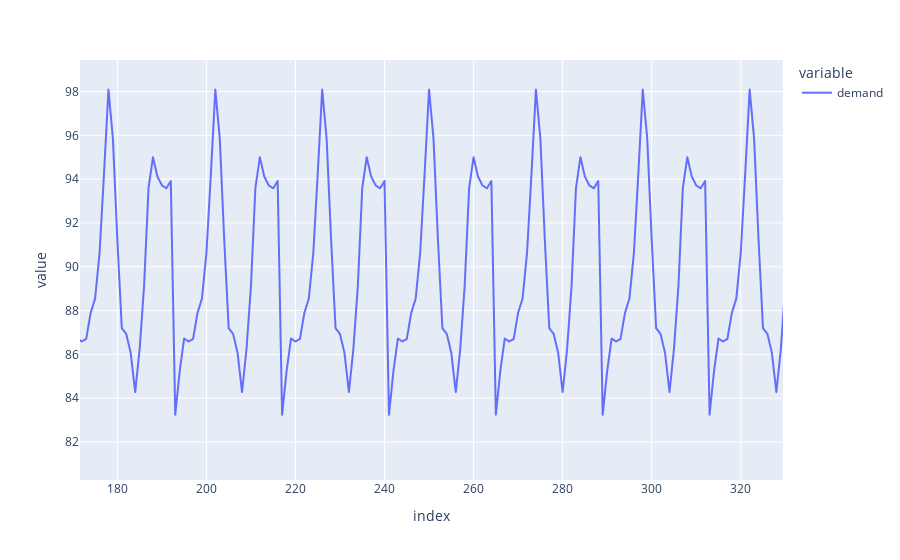

The cell this chart's notebook holds for it:
### Code cell
px.line(low_heat_demand)

### Figure 1 — Plotly figure (JSON) as saved in the notebook; plotly's stock layout.template omitted (floating-point values rounded to 4 significant figures; data arrays with more than 128 entries replaced by an {"elided": "..."} marker saying what was removed)
{"data": [{"hovertemplate": "variable=demand<br>index=%{x}<br>value=%{y}<extra></extra>", "legendgroup": "demand", "line": {"color": "#636efa", "dash": "solid"}, "marker": {"symbol": "circle"}, "mode": "lines", "name": "demand", "showlegend": true, "type": "scattergl", "x": {"elided": "8760 int values"}, "xaxis": "x", "y": {"elided": "8760 float values"}, "yaxis": "y"}], "layout": {"autosize": true, "legend": {"title": {"text": "variable"}, "tracegroupgap": 0}, "margin": {"t": 60}, "xaxis": {"anchor": "y", "autorange": false, "domain": [0, 1], "range": [171.6, 329.5], "title": {"text": "index"}, "type": "linear"}, "yaxis": {"anchor": "x", "autorange": false, "domain": [0, 1], "range": [80.26, 99.44], "title": {"text": "value"}, "type": "linear"}}}
